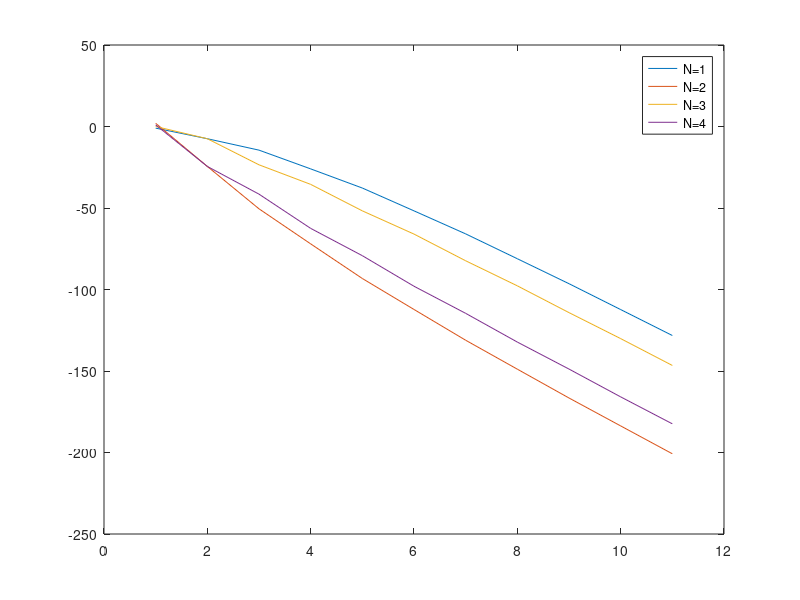
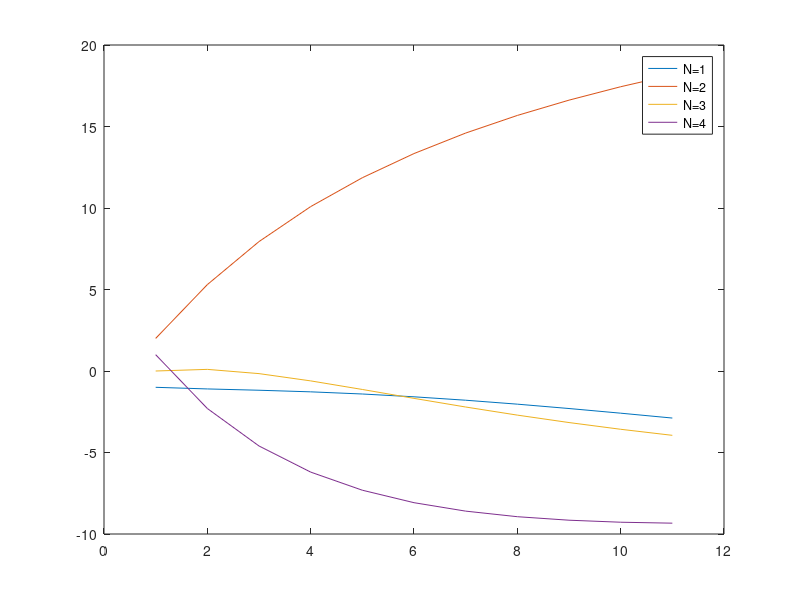

Write MATLAB code to recreate these figures, in order.
% Motors weigh 1kg
m_vec = [1, 1, 1, 1]
m = sum(m_vec)

% Motors are at these coordinates from center of mass
l = [
    sqrt(2)/2,      sqrt(2)/2,   0
    -sqrt(2)/2,     sqrt(2)/2,   0
    -sqrt(2)/2,     -sqrt(2)/2,   0
    sqrt(2)/2,      -sqrt(2)/2,   0
]'

% Inertial tensor of quadcopter is then
I_xx = 0;
I_yy = 0;
I_zz = 0;
for i=1:4
    I_xx = I_xx + (l(2,i)^2)*m_vec(i);
    I_yy = I_yy + (l(1,i)^2)*m_vec(i);
    I_zz = I_zz + (l(1,i)^2 + l(2,i)^2)*m_vec(i);
end
I_C = diag([I_xx,I_yy,I_zz])


M_RB = [
    m*eye(3)     zeros(3)
    zeros(3)            I_C
]

% PID parameters
PID_inner_max = 100
PID_outer_max = 10

% Gravity
g = 9.82
F_e_g = [0; 0; g]*m % m/s


%%---------------------------------------------
%Swarm dynamics
%%

% Defining vertice vector V
V = [1,2,3,4]

%Starting x-values for drones in swarm
x_0 = [-1, 2, 0, 1]'; 

R_min = 1; %Dist between drones in m

%Define edges using R_min distance between vertices
E = {};
for i = V
    for j = V
        if not(i == j) && abs(x_0(i) - x_0(j)) <= R_min
            E{end+1} = [i,j];           
        end
    end
end
E

%Use found edges to find adjecency matrix
A = zeros(length(V));
for i = V
    for j = V
        for val = E
            val
            if isequal(val, {[i,j]})
                A(i,j) = 1;
                break
            end
        end
    end
end
A

%Defining desired position p_d
x_d = [6,43,8,9]'

% Defining neighbors N
N = {};
for i = V
    N(i) = {find(not(A(i,:)==0))};
end
N

% Defining graph G
G = {V,E}

% Defining degree matrix D
D = zeros(length(V));
for i = V
    for j = V
        if not(i==j)
            D(i,i) = D(i,i) + A(i,j);
        end
    end
end

% Defnining graph Laplacian L
L = D-A

% check row-sum is equal to zero
rowSums = sum(L,2)

% Then Perron can be defined
delta = max(diag(D))
str = "Epsilon can be (" + 0 + "," + 1/delta + "]";
disp(str)
epsilon = 1/delta % This value should be (0,delta^-1)
P = eye(length(L)) - epsilon*L

% Check Perron matrix is defined correctly
disp("A correct Perron matrix should give 1 when multiplied by egeinvector with ones")
P*ones(length(L),1)

%%
% Testing convergence

% Expected Decision (balanced)
alpha_expected = sum(x_0)/length(x_0)

figure
x = x_0;
x_hist = [x];
loops = 10;
for t=1:loops
    x = P*(x-x_d);
    x_hist = [x_hist,x];
end
plot(1:length(x_hist),x_hist')
legends = cellstr(num2str(V', 'N=%-d'))
legend(legends)

figure
x = x_0;
x_hist = [x];
loops = 10;
for t=1:loops
    x_dot = -L*(x-x_d);
    x = x + x_dot * 0.1
    x_hist = [x_hist,x];
end
plot(1:length(x_hist),x_hist')
legends = cellstr(num2str(V', 'N=%-d'))
legend(legends)